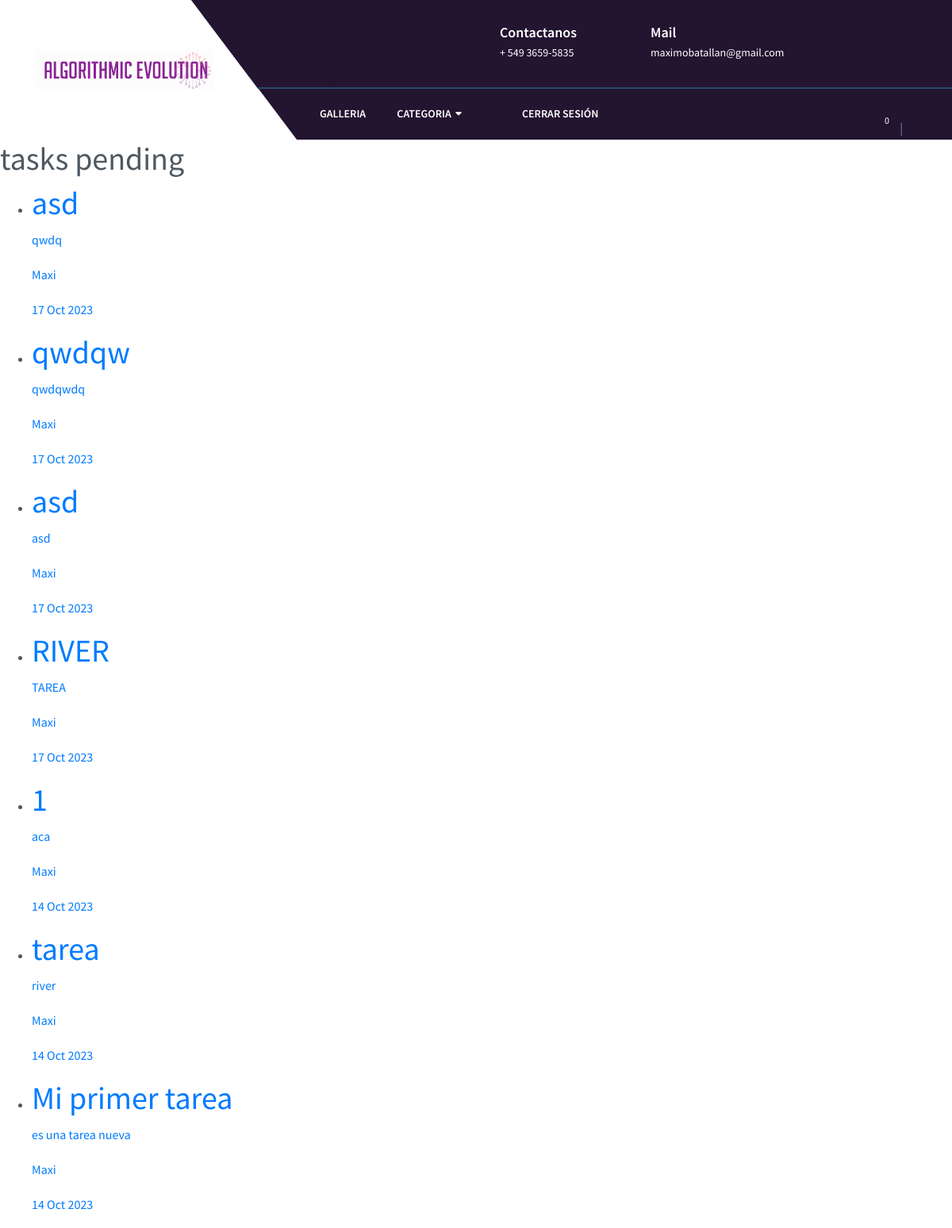
The app's page /tasks_completed/ (signed in) with its own data.
### tasks/models.py (models this page shows, shortened)
class Task(models.Model):
    title = models.CharField(max_length=100)
    description = models.TextField(blank=True)
    created = models.DateTimeField(auto_now_add=True)
    datecompleted = models.DateTimeField(null=True)
    important = models.BooleanField(default=False)
    user = models.ForeignKey(User, on_delete=models.CASCADE)

### tasks/views.py (the view)
# urls.py: path('tasks_completed/', views.taskcomplete, name='taskcomplete'),
@login_required
def taskcomplete (request):
    tasks = Task.objects.filter(user=request.user, datecompleted__isnull=False).order_by('-datecompleted')
    return render(request, 'tasks.html', {'tasks': tasks})

### tasks/context_processor.py (called while the page is built)
def total_carrito(request):
    total = 0
    cantidad = 0
    if request.user.is_authenticated:
        if "carrito" in request.session.keys():
            for key, value in request.session["carrito"].items():
                total += int(value["acumulado"])
                cantidad += int(value["cantidad"])
    return {"total_carrito": total,"cantidad": cantidad}

### tasks/templates/tasks.html
{% extends "base.html" %}
{% block content %}
<h1>tasks pending</h1>
<ul>
    {% for task in tasks %}
    <li>
        <a href = "{% url 'task_detail' task.id %}">
        <h1>{{task.title}}</h1>
        <p>{{task.description}}</p>
        <p>{{task.user.username}}</p>
        <p>{{task.datecompleted|date:'d M Y'}}</p>
        </a>
    </li>
    {% endfor %}
</ul>
{% endblock %}

### tasks/templates/base.html (shortened to what this page needs)
{% load static%}
<!DOCTYPE html>
<html lang="en">
   <head>
      <link rel="stylesheet" href="{% static 'css/bootstrap.min.css' %}">
      <link rel="stylesheet" href="{% static 'css/flaticon.css' %}">
      <link rel="stylesheet" href="{% static 'css/fontawesome.min.css' %}">
      <link rel="stylesheet" href="{% static 'css/owl.carousel.min.css' %}">
      <link rel="stylesheet" href="{% static 'css/owl.theme.default.min.css' %}">
      <link rel="stylesheet" href="{% static 'css/lightbox.min.css' %}">
      <link rel="stylesheet" href="{% static 'css/slicknav.css' %}">
      <link rel="stylesheet" href="{% static 'css/animate.min.css' %}">
      <link rel="stylesheet" href="{% static 'css/style.css' %}">
      <link rel="stylesheet" href="{% static 'css/responsive.css' %}">
   </head>
    <body>
      <div class="header-area">
           <div class="support-nav-area">
            <div class="container">
               <div class="row">
                  <div class="col-lg-3 col-6">
                     <div class="logo-wrapper">
                        <div class="logo-wrapper-inner">
                           <a href="{% url 'gallery' %}"><img src="{% static 'img/logoprueba1.png' %}" alt=""></a>
                        </div>
                     </div>
                  </div>
                  <div class="col-lg-9 col-6 position-lg-relative position-static">
                     <div class="support-bar">
                        <div class="row">
                           <div class="offset-xl-4 col-xl-8 offset-2 col-10">
                              <div class="row">
                                 <div class="col-lg-4">
                                    <div class="support-info">
                                       <div class="left-content"></div>
                                       <div class="right-content">
                                          <div class="right-content-inner">
                                             <h5>Contactanos</h5>
                                             <p>+ 549 3659-5835</p>
                                          </div>
                                       </div>
                                    </div>
                                 </div>
                                 <div class="col-lg-6">
                                    <div class="support-info">
                                       <div class="left-content"></div>
                                       <div class="right-content">
                                          <h5>Mail</h5>
                                          <p>maximobatallan@gmail.com </p>
                                       </div>
                                    </div>
                                 </div>
                              </div>
                           </div>
                        </div>
                     </div>
                     <div class="navbar-area">
                        <div class="row">
                           <div class="col-lg-9 d-lg-block d-none">
                              <nav class="main-menu" id="mainMenu">
                                 <ul>
                                    <li>
                                       <a href="{% url 'gallery' %}">Galleria</a>
                                    </li>
                                    <li class="dropdown">
                                       <a href="#">Categoria</a>
                                    </li>
                                    <li>
                                       {% if user.is_authenticated %}
                                          <li><a href="{% url 'logout' %}">Cerrar Sesión</i></a></li>
                                       {% endif %}
                                    </li>
                                 </ul>
                              </nav>
                           </div>
                           <div class="col-lg-3 col-12 position-lg-relative position-static">
                              <ul class="search-cart-area">
                                 <li class="shopping-icon">
                                    <a href="{% url 'cart' %}">
                                       <span class="count">{{ cantidad }}</span>
                                   </a>
                                 </li>
                              </ul>
                           </div>
                        </div>
                     </div>
                  </div>
               </div>
            </div>
         </div>
      </div>
        {% block content %}
        {% endblock %}
    </body>
</html>

### records on screen
Task: title "asd", description "qwdq", user.username "Maxi", datecompleted "17 Oct 2023"
Task: title "qwdqw", description "qwdqwdq", user.username "Maxi", datecompleted "17 Oct 2023"
Task: title "asd", description "asd", user.username "Maxi", datecompleted "17 Oct 2023"
Task: title "RIVER", description "TAREA", user.username "Maxi", datecompleted "17 Oct 2023"
Task: title "1", description "aca", user.username "Maxi", datecompleted "14 Oct 2023"
Task: title "tarea", description "river", user.username "Maxi", datecompleted "14 Oct 2023"
Task: title "Mi primer tarea", description "es una tarea nueva", user.username "Maxi", datecompleted "14 Oct 2023"

### other values on screen
{{ cantidad }} "0"
